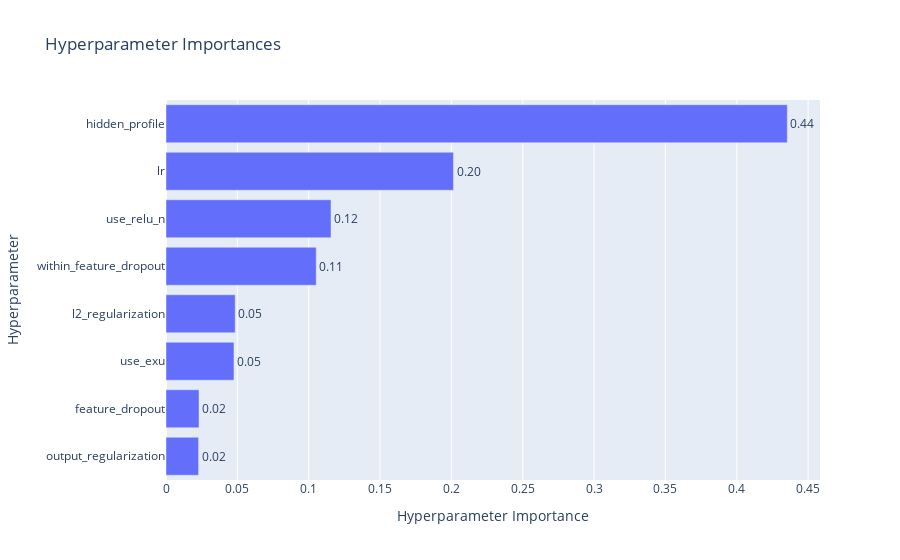

Notebook cell for this chart:
### Code cell
p_importance = optuna.visualization.plot_param_importances(study)
p_importance.write_image("param_importance.png")
p_importance.show()

### Figure 1 — Plotly figure (JSON) as saved in the notebook; plotly's stock layout.template omitted (floating-point values rounded to 4 significant figures)
{"data": [{"cliponaxis": false, "hovertemplate": ["output_regularization (FloatDistribution): 0.02284943022528039<extra></extra>", "feature_dropout (CategoricalDistribution): 0.023135498105448<extra></extra>", "use_exu (CategoricalDistribution): 0.047640549033518116<extra></extra>", "l2_regularization (FloatDistribution): 0.04850835536546978<extra></extra>", "within_feature_dropout (CategoricalDistribution): 0.10529642094118068<extra></extra>", "use_relu_n (CategoricalDistribution): 0.11564166138647725<extra></extra>", "lr (FloatDistribution): 0.20149830559605955<extra></extra>", "hidden_profile (CategoricalDistribution): 0.4354297793465662<extra></extra>"], "name": "Objective Value", "orientation": "h", "text": ["0.02", "0.02", "0.05", "0.05", "0.11", "0.12", "0.20", "0.44"], "textposition": "outside", "type": "bar", "x": [0.02285, 0.02314, 0.04764, 0.04851, 0.1053, 0.1156, 0.2015, 0.4354], "y": ["output_regularization", "feature_dropout", "use_exu", "l2_regularization", "within_feature_dropout", "use_relu_n", "lr", "hidden_profile"]}], "layout": {"title": {"text": "Hyperparameter Importances"}, "xaxis": {"title": {"text": "Hyperparameter Importance"}}, "yaxis": {"title": {"text": "Hyperparameter"}}}}
